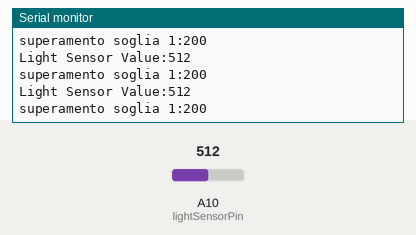
A sketch run on a simulated Arduino Mega 2560, built with avr-gcc and run on an emulated ATmega2560. On the bench: the last lines printed to the serial monitor. Inputs (shaded band) come from the test bench; at power-on: A10 (lightSensorPin) = 512.

Above: at 1.3 s.
1.4 s: A10 (lightSensorPin) set to 716
At 1.82 s:
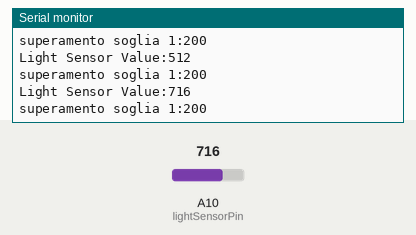
2.9 s: A10 (lightSensorPin) set to 900
At 3.32 s:
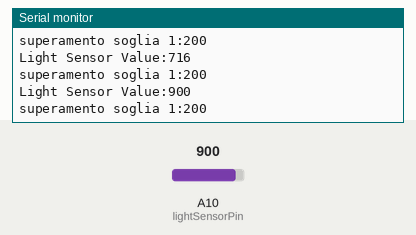
Timing chart, 0 to 5.9 s (numbered marks = the images above; inputs shaded):
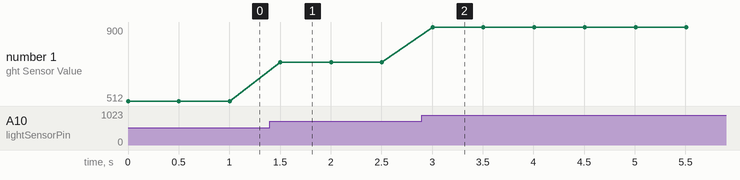

Measured:
- after the input at 1.4 s, the serial monitor: prints a new line after 0.10 s (image 1)
- after the input at 2.9 s, the serial monitor: prints a new line after 0.11 s (image 2)
- plotted number 1: 512 → 716 after the input at 1.4 s, 716 → 900 after the input at 2.9 s

The sketch:

luce_soglie_.ino
```cpp
int lightSensorValue=0;
int lightSensorPin = A10;
int soglia1 = 200;
int soglia2 = 600;

void setup() {
 Serial.begin(9600);
}

void loop() {
  lightSensorValue = analogRead (lightSensorPin);
Serial.print ("Light Sensor Value:");
  Serial.println (lightSensorValue);

  if (lightSensorValue> soglia1)
  {
  Serial.print ("superamento soglia 1:");
  Serial.println (soglia1);
  }

else if (lightSensorValue > soglia2)
 {
  Serial.print ("superamento soglia 2:");
  Serial.println (soglia2);
}
  delay(500);

}
```
